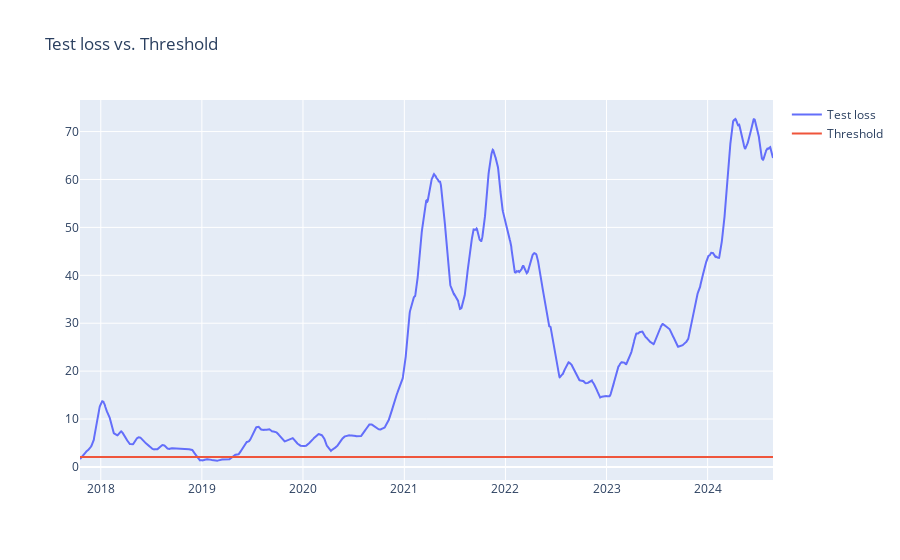

This figure's notebook cell:
### Code cell
fig = go.Figure()
fig.add_trace(go.Scatter(x=anomaly_df['Date'], y=anomaly_df['loss'], name='Test loss'))  
fig.add_trace(go.Scatter(x=anomaly_df['Date'], y=anomaly_df['threshold'], name='Threshold'))
fig.update_layout(showlegend=True, title='Test loss vs. Threshold')
fig.show()

### Figure 1 — Plotly figure (JSON) as saved in the notebook; plotly's stock layout.template omitted (floating-point values rounded to 4 significant figures; data arrays with more than 128 entries replaced by an {"elided": "..."} marker saying what was removed)
{"data": [{"name": "Test loss", "type": "scatter", "x": {"elided": "2503 str values"}, "y": {"elided": "2503 float values"}}, {"name": "Threshold", "type": "scatter", "x": {"elided": "2503 str values"}, "y": {"elided": "2503 float values"}}], "layout": {"showlegend": true, "title": {"text": "Test loss vs. Threshold"}}}
